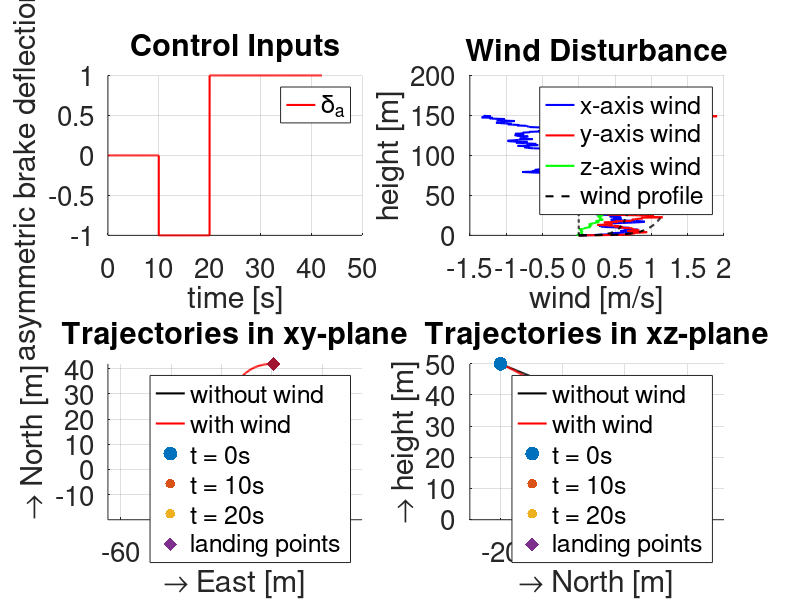

This chart was generated by the following MATLAB code:
subplot(2,2,1)
times1 = load('data.mat','times').times;
da = load('data.mat','das').das;
hold on
plot(times1, da,'r','linewidth',1.5);
set(gca,'FontSize',20)
xlabel('time [s]')
ylabel('asymmetric brake deflection \delta_{a}')
title('Control Inputs')
legend('\delta_{a}')
grid on


subplot(2,2,2)
hold on
delta_ws = load('data.mat', 'delta_ws').delta_ws;
heights = load('data.mat', 'heights').heights;
wind_profile_hat = load('data.mat', 'wind_profile_hat').wind_profile_hat;
wind_truth = delta_ws + wind_profile_hat;
plot(wind_truth(1,:), heights,'b','linewidth',1.5);
plot(wind_truth(2,:), heights,'r','linewidth',1.5);
plot(wind_truth(3,:), heights,'g','linewidth',1.5);
plot(wind_profile_hat(1,:), heights,'k--','linewidth',1.5);
plot(wind_profile_hat(2,:), heights,'k--','linewidth',1.5);
plot(wind_profile_hat(3,:), heights,'k--','linewidth',1.5);
set(gca,'FontSize',20);
xlabel('wind [m/s]') 
ylabel('height [m]') 
legend('x-axis wind', 'y-axis wind', 'z-axis wind', 'wind profile', 'Location', 'best')
title('Wind Disturbance')
grid on


subplot(2,2,3)
hold on
pos1 = load('data.mat', 'pos').pos;
times1 = load('data.mat', 'times').times;
P10_1 = find(times1>10);
p10_1 = P10_1(1);
P20_1 = find(times1>20);
p20_1 = P20_1(1);
plot(pos1(:,2), pos1(:,1),'k','linewidth',1.5);

pos2 = load('data2.mat', 'pos').pos;
times2 = load('data2.mat', 'times').times;
P10_2 = find(times2>10);
p10_2 = P10_2(1);
P20_2 = find(times2>20);
p20_2 = P20_2(1);
plot(pos2(:,2), pos2(:,1),'r','linewidth',1.5);

scatter(pos1(1,2), pos1(1,1), 100,'black','filled')
scatter(pos1(p10_1,2), pos1(p10_1,1), 50,'blue','filled')
scatter(pos1(p20_1,2), pos1(p20_1,1), 50,'green','filled')
scatter(pos1(end,2), pos1(end,1), 100,'red','d','filled')
scatter(pos2(p10_2,2), pos2(p10_2,1), 50,'blue','filled')
scatter(pos2(p20_2,2), pos2(p20_2,1), 50,'green','filled')
scatter(pos2(end,2), pos2(end,1), 100,'red','d','filled')

set(gca,'FontSize',20)
xlabel('\rightarrow East [m]')
ylabel('\rightarrow North [m]')
title('Trajectories in xy-plane')
legend('without wind', 'with wind','t = 0s','t = 10s','t = 20s','landing points', 'Location', 'best')
grid on
axis equal

subplot(2,2,4)
hold on

plot(pos1(:,1), -pos1(:,3),'k','linewidth',1.5);
plot(pos2(:,1), -pos2(:,3),'r','linewidth',1.5);

scatter(pos1(1,1), -pos1(1,3), 100,'black','filled')
scatter(pos1(p10_1,1), -pos1(p10_1,3), 50,'blue','filled')
scatter(pos1(p20_1,1), -pos1(p20_1,3), 50,'green','filled')
scatter(pos1(end,1), -pos1(end,3), 100,'red','d','filled')
scatter(pos2(p10_2,1), -pos2(p10_2,3), 50,'blue','filled')
scatter(pos2(p20_2,1), -pos2(p20_2,3), 50,'green','filled')
scatter(pos2(end,1), -pos2(end,3), 100,'red','d','filled')

set(gca,'FontSize',20)
xlabel('\rightarrow North [m]')
ylabel('\rightarrow height [m]')
title('Trajectories in xz-plane')
legend('without wind', 'with wind','t = 0s','t = 10s','t = 20s','landing points', 'Location', 'best')
grid on
axis equal
